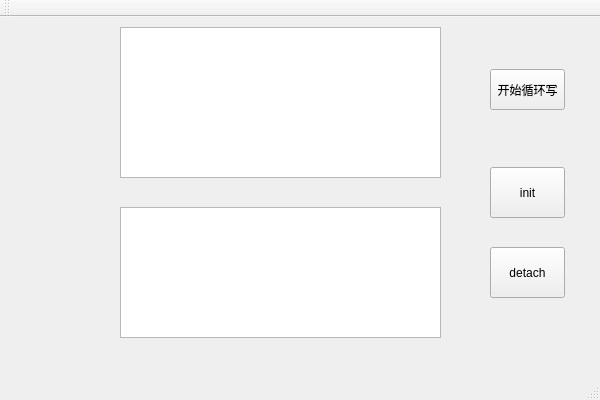
<?xml version="1.0" encoding="UTF-8"?>
<ui version="4.0">
 <class>WriteSharedMemoryClass</class>
 <widget class="QMainWindow" name="WriteSharedMemoryClass">
  <property name="geometry">
   <rect>
    <x>0</x>
    <y>0</y>
    <width>600</width>
    <height>400</height>
   </rect>
  </property>
  <property name="windowTitle">
   <string>WriteSharedMemory</string>
  </property>
  <widget class="QWidget" name="centralWidget">
   <widget class="QTextEdit" name="textEdit">
    <property name="geometry">
     <rect>
      <x>120</x>
      <y>10</y>
      <width>321</width>
      <height>151</height>
     </rect>
    </property>
   </widget>
   <widget class="QTextEdit" name="textEdit_2">
    <property name="geometry">
     <rect>
      <x>120</x>
      <y>190</y>
      <width>321</width>
      <height>131</height>
     </rect>
    </property>
   </widget>
   <widget class="QPushButton" name="loadButton">
    <property name="geometry">
     <rect>
      <x>490</x>
      <y>52</y>
      <width>75</width>
      <height>41</height>
     </rect>
    </property>
    <property name="text">
     <string>开始循环写</string>
    </property>
   </widget>
   <widget class="QPushButton" name="initBtn">
    <property name="geometry">
     <rect>
      <x>490</x>
      <y>150</y>
      <width>75</width>
      <height>51</height>
     </rect>
    </property>
    <property name="text">
     <string>init</string>
    </property>
   </widget>
   <widget class="QPushButton" name="detachBtn">
    <property name="geometry">
     <rect>
      <x>490</x>
      <y>230</y>
      <width>75</width>
      <height>51</height>
     </rect>
    </property>
    <property name="text">
     <string>detach</string>
    </property>
   </widget>
  </widget>
  <widget class="QMenuBar" name="menuBar">
   <property name="geometry">
    <rect>
     <x>0</x>
     <y>0</y>
     <width>600</width>
     <height>23</height>
    </rect>
   </property>
  </widget>
  <widget class="QToolBar" name="mainToolBar">
   <attribute name="toolBarArea">
    <enum>TopToolBarArea</enum>
   </attribute>
   <attribute name="toolBarBreak">
    <bool>false</bool>
   </attribute>
  </widget>
  <widget class="QStatusBar" name="statusBar"/>
 </widget>
 <layoutdefault spacing="6" margin="11"/>
 <resources>
  <include location="WriteSharedMemory.qrc"/>
 </resources>
 <connections/>
</ui>
